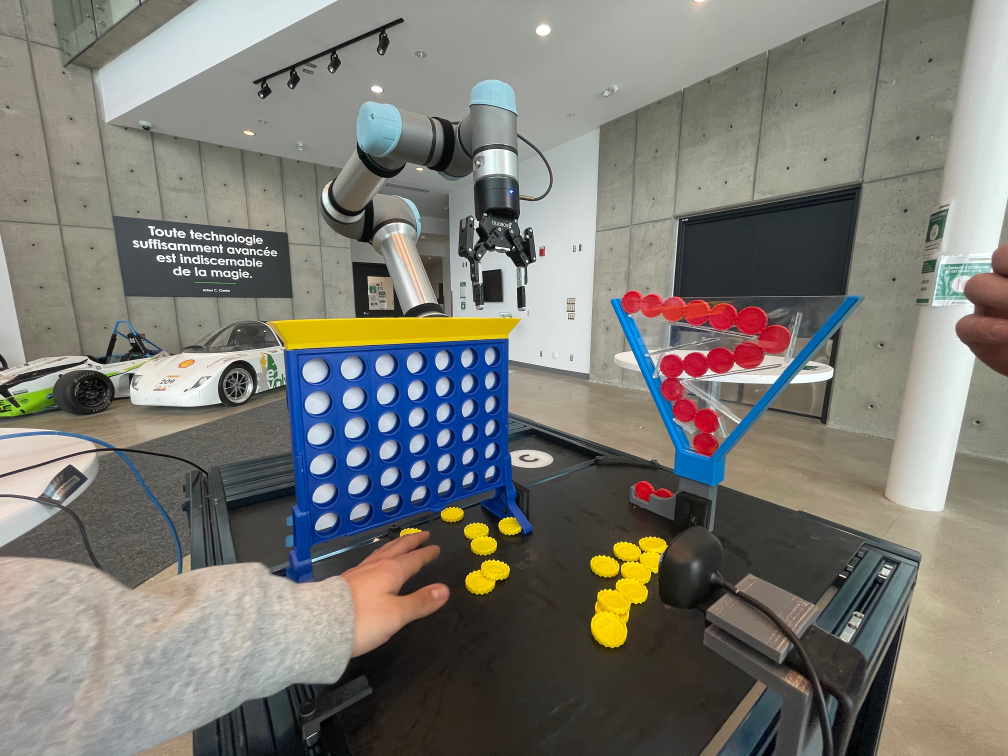
#> input picture imgs/photo.jpeg, 4032 x 3024 px, given in place of the camera (shown at 1/4 size)
$ python detect_board.py
#> lines starting #> are read from the running program, lines starting #| are printed output that depends on the picture; after the words box and inside, x2 and y2 are one past the last pixel; in counts of white or black regions, pixels touching at a corner belong together
#!/usr/bin/env python

# Created on January 18 2021
# @author: Simon Chamorro       simon.chamorro@usherbrooke.ca

"""
------------------------------------
Script to detect Connect 4 board state with opencv

"""

import cv2
import numpy as np
from ConnectFour.GameBoard import GameBoard


CAMERA_INDEX = 0


class BoardDetector():
    def __init__(self):
        # Create camera object
        self.cap = cv2.VideoCapture(CAMERA_INDEX)

        # Viz params
        self.font = cv2.FONT_HERSHEY_SIMPLEX
        self.font_scale = 1
        self.thickness = 2


    def detect(self):

        # Init board
        board = None

        # Capture frame
        ret, img = self.cap.read()
#> img is the input picture: shape (3024, 4032, 3); mean B, G, R 116.1, 122.6, 123.4
        img = img[45:460, 45:595]
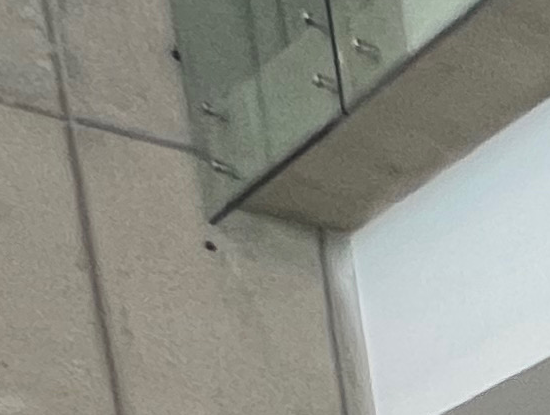
#> img: shape (415, 550, 3); mean B, G, R 136.3, 144.9, 143.9

        # Make conversions
        gray = cv2.cvtColor(img, cv2.COLOR_BGR2GRAY)
        hsv = cv2.cvtColor(img, cv2.COLOR_BGR2HSV)
#> hsv: shape (415, 550, 3); mean H, S, V 42.1, 24, 147.3

        # Detect circles
        circles = cv2.HoughCircles(gray, cv2.HOUGH_GRADIENT, 4.3, minDist=60, minRadius=25, maxRadius=35)
#> circles = [[303.2, 49.45, 32.31], [316.1, 109.7, 27.58], [212.9, 195.7, 32.31]]

        # Check if circles were found
        if circles is not None:
            # Convert the (x, y) and r of the circles to int
            circles = np.round(circles[0, :]).astype("int")
#> circles = [[303, 49, 32], [316, 110, 28], [213, 196, 32]]

            spots = []
            for idx, circle in enumerate(circles):
                (x, y, r) = circle
                chip = '-'

                # Create a mask for circle
                circle_mask = np.zeros((hsv.shape[0], hsv.shape[1]), np.uint8)
                cv2.circle(circle_mask,(x, y), int(r*0.3), (255,255,255), -1)
                avg_hsv = np.array(cv2.mean(hsv, mask=circle_mask)[0:3])

                red = self.is_red(avg_hsv)
                yellow = self.is_yellow(avg_hsv)
                blue = self.is_blue(avg_hsv)
                if blue:
                    continue

                c = (255,255,255) if (red or yellow) else (0,0,0)
                cv2.circle(img, (x, y), r, (0, 255, 0), 4)
                cv2.rectangle(img, (x - 5, y - 5), (x + 5, y + 5), c, -1)
                if red:
                    chip = 'X'
                    cv2.putText(img, 'R', (x,y), self.font, self.font_scale, (0,0,0), self.thickness, cv2.LINE_AA)
                if yellow:
                    chip = 'O'
                    cv2.putText(img, 'Y', (x,y), self.font, self.font_scale, (0,0,0), self.thickness, cv2.LINE_AA)

                spots.append((x, y, chip))
#> this loop made 3 passes
#> (x, y, r, avg_hsv) on passes 1 to 3: (303, 49, 32, [45.92, 29.8, 128.4]), (316, 110, 28, [46.69, 28.22, 136.4]), (213, 196, 32, [38.33, 25.67, 117.1])
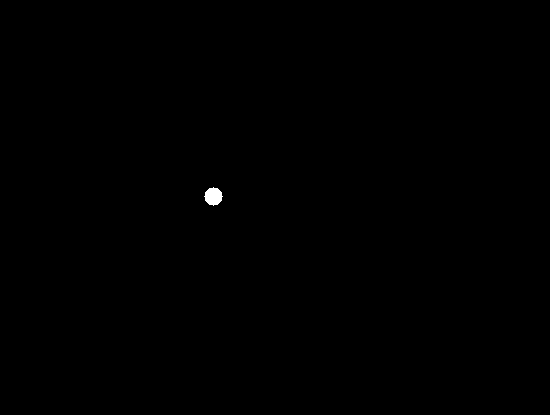
#> circle_mask: shape (415, 550); 0.11% white; 1 white region, box (x1, y1, x2, y2) and area: (204, 187, 223, 206) 253
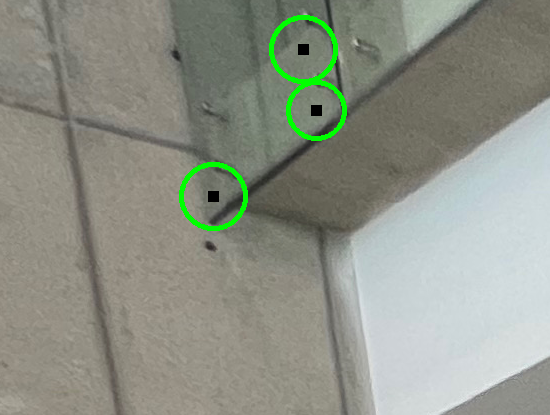
#> img: shape (415, 550, 3); 1.41% of pixels changed, all inside (x1, y1, x2, y2) = (179, 15, 347, 231)
#> after the loop, spots = [(303, 49, '-'), (316, 110, '-'), (213, 196, '-')]

            if len(spots) == 42:
                board = []
                spots = sorted(spots, key=lambda x: x[1])
                for i in range(6):
                    row = sorted(spots[i*7:i*7+7], key=lambda x: x[0])
                    board.append([r[2] for r in row])

        # Resize image to fit screen
        scale_percent = 220
        width = int(img.shape[1] * scale_percent / 100)
#> width = 1210
        height = int(img.shape[0] * scale_percent / 100)
#> height = 913
        dim = (width, height)
#> dim = (1210, 913)
        img = cv2.resize(img, dim, interpolation = cv2.INTER_AREA)
#> img: shape (913, 1210, 3)

        return img, board


    def is_red(self, hsv):
        lower_1 = np.array([0,60,50])
        upper_1 = np.array([10,255,255])

        lower_2 = np.array([170,60,50])
        upper_2 = np.array([180,255,255])

        range_1 =  (hsv >= lower_1).all() and (hsv <= upper_1).all()
        range_2 =  (hsv >= lower_2).all() and (hsv <= upper_2).all()

        return range_1 or range_1


    def is_yellow(self, hsv):
        lower_1 = np.array([20,120,70])
        upper_1 = np.array([40,255,255])

        range_1 =  (hsv >= lower_1).all() and (hsv <= upper_1).all()
        return range_1


    def is_blue(self, hsv):
        lower_1 = np.array([90,120,70])
        upper_1 = np.array([150,255,255])

        range_1 =  (hsv >= lower_1).all() and (hsv <= upper_1).all()
        return range_1


def main():
    board_detector = BoardDetector()

    key = 0
    idx = 0
    while not key == ord('q'):
        img, board = board_detector.detect()
#> board = None

        if not board == None:
            game_board = GameBoard()
            game_board.board = board
            print('----------   ', idx, '   ----------')
            game_board.printBoard()

        # Show output image
        idx += 1
        cv2.imshow("img", img)
        key = cv2.waitKey(0)
#> (key q is pressed here)

    board_detector.cap.release()
    cv2.destroyAllWindows()


if __name__ == '__main__':
    main()

$ run again, on imgs/board.png
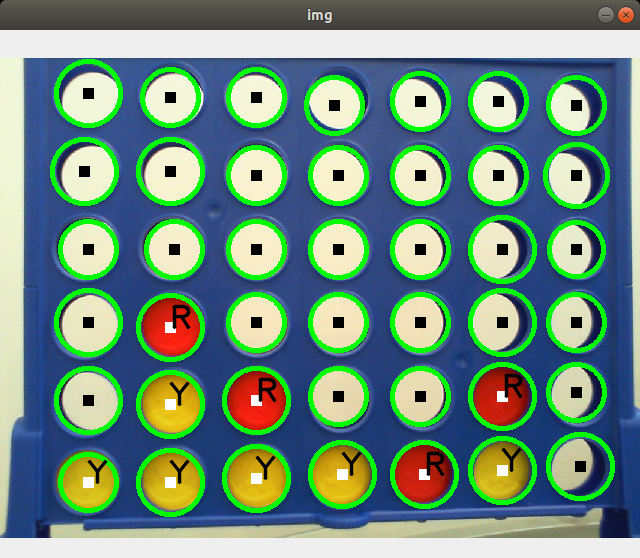
#> input picture imgs/board.png, 640 x 558 px, given in place of the camera
#> in detect, img is the input picture: shape (558, 640, 3); mean B, G, R 124.8, 141.7, 109.3
#> in detect, `gray = cv2.cvtColor(img, cv2.COLOR_BGR2GRAY)`:
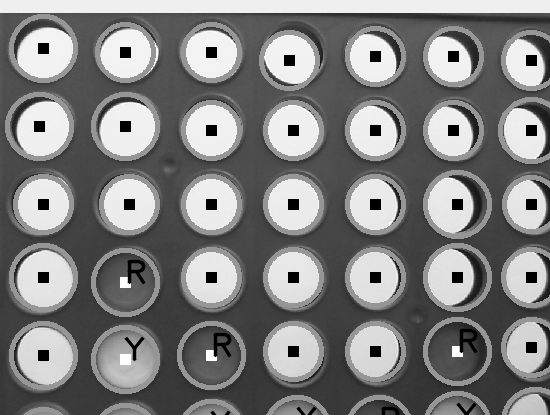
#> gray: shape (415, 550); min 0, max 255, mean 127.9
#> hsv: shape (415, 550, 3); mean H, S, V 71.9, 138.8, 177.2
#> in detect, `circles = cv2.HoughCircles(gray, cv2.HOUGH_GRADIENT, 4.3, minDist=60, ..`: circles = 35 rows, first 8: [40.85, 359.1, 32.31], [40.85, 281.7, 32.31], [212.9, 277.4, 32.31], [294.6, 277.4, 32.31], [376.3, 277.4, 32.31], [294.6, 350.5, 32.31], [376.3, 350.5, 32.31], [126.9, 204.3, 32.31]
#> in detect, `circles = np.round(circles[0, :]).astype("int")`: circles = 35 rows, first 8: [41, 359, 32], [41, 282, 32], [213, 277, 32], [295, 277, 32], [376, 277, 32], [295, 350, 32], [376, 350, 32], [127, 204, 32]
#> the loop in detect, `for idx, circle in enumerate(circles):` made 35 passes
#> (x, y, r, chip, avg_hsv, red, c) on passes 1 to 7: (41, 359, 32, '-', [16.98, 25.11, 130.9], False, (0, 0, 0)), (41, 282, 32, '-', [17.04, 28.36, 148.1], False, (0, 0, 0)), (213, 277, 32, '-', [11.1, 29.84, 128.8], False, (0, 0, 0)), (295, 277, 32, '-', [10.87, 30.25, 128.5], False, (0, 0, 0)), (376, 277, 32, '-', [11.47, 29.76, 125.4], False, (0, 0, 0)), (295, 350, 32, '-', [11.45, 31.49, 121.4], False, (0, 0, 0)), (376, 350, 32, '-', [11.92, 31.13, 120.6], False, (0, 0, 0))
#> in detect, `img = cv2.resize(img, dim, interpolation = cv2.INTER_AREA)`:
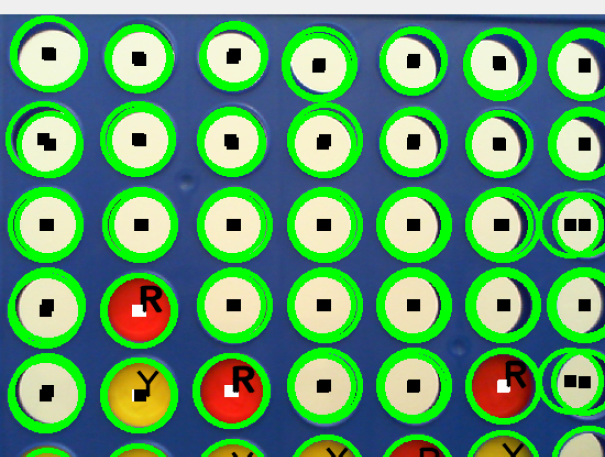
#> img: shape (913, 1210, 3) (shown at 1/2 size); mean B, G, R 108.6, 154.6, 92.6
